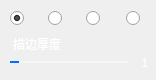
   <widget class="QWidget" name="shapeWindow">
    <property name="minimumSize">
     <size>
      <width>156</width>
      <height>80</height>
     </size>
    </property>
    <property name="maximumSize">
     <size>
      <width>156</width>
      <height>80</height>
     </size>
    </property>
    <property name="windowTitle">
     <string>ShapeWindow</string>
    </property>
    <property name="styleSheet">
     <string notr="true">#shapeWindow{
	background-color: #55000000;
}</string>
    </property>
    <layout class="QVBoxLayout" name="verticalLayout_2">
     <property name="spacing">
      <number>0</number>
     </property>
     <property name="leftMargin">
      <number>0</number>
     </property>
     <property name="topMargin">
      <number>0</number>
     </property>
     <property name="rightMargin">
      <number>0</number>
     </property>
     <property name="bottomMargin">
      <number>0</number>
     </property>
     <item>
      <widget class="QWidget" name="widgetShape" native="true">
       <layout class="QHBoxLayout" name="horizontalLayout_4">
        <property name="spacing">
         <number>18</number>
        </property>
        <property name="leftMargin">
         <number>10</number>
        </property>
        <property name="topMargin">
         <number>10</number>
        </property>
        <property name="rightMargin">
         <number>10</number>
        </property>
        <property name="bottomMargin">
         <number>7</number>
        </property>
        <item>
         <widget class="QRadioButton" name="rdoShapeEmptyRect">
          <property name="minimumSize">
           <size>
            <width>20</width>
            <height>16</height>
           </size>
          </property>
          <property name="maximumSize">
           <size>
            <width>20</width>
            <height>16</height>
           </size>
          </property>
          <property name="styleSheet">
           <string notr="true">QRadioButton::indicator {
    width: 20px;
    height: 16px;
	image: url(:/tools/tools/rect-normal.png);
}

QRadioButton::indicator:checked {
	image: url(:/tools/tools/rect-press.png);
}</string>
          </property>
          <property name="text">
           <string/>
          </property>
          <property name="checked">
           <bool>true</bool>
          </property>
         </widget>
        </item>
        <item>
         <widget class="QRadioButton" name="rdoShapeFullRect">
          <property name="minimumSize">
           <size>
            <width>20</width>
            <height>16</height>
           </size>
          </property>
          <property name="maximumSize">
           <size>
            <width>20</width>
            <height>16</height>
           </size>
          </property>
          <property name="styleSheet">
           <string notr="true">QRadioButton::indicator {
    width: 20px;
    height: 16px;
	image: url(:/tools/tools/rect-fill-normal.png);
}

QRadioButton::indicator:checked {
	image: url(:/tools/tools/rect-fill-press.png);
}</string>
          </property>
          <property name="text">
           <string/>
          </property>
         </widget>
        </item>
        <item>
         <widget class="QRadioButton" name="rdoShapeEmptyEllipse">
          <property name="minimumSize">
           <size>
            <width>22</width>
            <height>16</height>
           </size>
          </property>
          <property name="maximumSize">
           <size>
            <width>22</width>
            <height>16</height>
           </size>
          </property>
          <property name="styleSheet">
           <string notr="true">QRadioButton::indicator {
    width: 22px;
    height: 16px;
	image: url(:/tools/tools/ellipse-normal.png);
}

QRadioButton::indicator:checked {
	image: url(:/tools/tools/ellipse-press.png);
}</string>
          </property>
          <property name="text">
           <string/>
          </property>
         </widget>
        </item>
        <item>
         <widget class="QRadioButton" name="rdoShapeFullEllipse">
          <property name="minimumSize">
           <size>
            <width>20</width>
            <height>16</height>
           </size>
          </property>
          <property name="maximumSize">
           <size>
            <width>20</width>
            <height>16</height>
           </size>
          </property>
          <property name="styleSheet">
           <string notr="true">QRadioButton::indicator {
    width: 20px;
    height: 16px;
	image: url(:/tools/tools/ellipse-fill-normal.png);
}

QRadioButton::indicator:checked {
	image: url(:/tools/tools/ellipse-fill-press.png);
}</string>
          </property>
          <property name="text">
           <string/>
          </property>
         </widget>
        </item>
       </layout>
      </widget>
     </item>
     <item>
      <widget class="QLabel" name="labelBorderSize">
       <property name="styleSheet">
        <string notr="true">font: 10pt &quot;Microsoft YaHei&quot;;
color: #ffffff;
margin: 2px 0px 2px 10px;</string>
       </property>
       <property name="text">
        <string>描边厚度</string>
       </property>
      </widget>
     </item>
     <item>
      <widget class="QWidget" name="widgetBorderSize" native="true">
       <layout class="QHBoxLayout" name="horizontalLayout_5">
        <property name="spacing">
         <number>0</number>
        </property>
        <property name="leftMargin">
         <number>10</number>
        </property>
        <property name="topMargin">
         <number>0</number>
        </property>
        <property name="rightMargin">
         <number>8</number>
        </property>
        <property name="bottomMargin">
         <number>10</number>
        </property>
        <item>
         <widget class="QSlider" name="sliderShapeThin">
          <property name="styleSheet">
           <string notr="true">QSlider::groove:horizontal {
    height: 2px;
    border-radius:1px;
	background: transparent;
}

QSlider::sub-page:horizontal {
	background-color: #ff006eff;
}

QSlider::add-page:horizontal {
    background-color: #66ffffff;
}

QSlider::handle:horizontal {
	width: 17px;
    height: 16px;
	margin: -8px 0px -8px 0px;
	border-radius:8px;
	background: qradialgradient(spread:pad, cx:0.5, cy:0.5, radius:0.5, fx:0.5, fy:0.5,   
    stop:0.45 #ff006eff, stop:0.55 #ffffff);
}</string>
          </property>
          <property name="minimum">
           <number>1</number>
          </property>
          <property name="maximum">
           <number>10</number>
          </property>
          <property name="value">
           <number>1</number>
          </property>
          <property name="orientation">
           <enum>Qt::Horizontal</enum>
          </property>
         </widget>
        </item>
        <item>
         <widget class="QLabel" name="labelThinValue">
          <property name="minimumSize">
           <size>
            <width>20</width>
            <height>0</height>
           </size>
          </property>
          <property name="maximumSize">
           <size>
            <width>20</width>
            <height>16777215</height>
           </size>
          </property>
          <property name="styleSheet">
           <string notr="true">color: rgb(255, 255, 255);
font: 10pt &quot;Microsoft YaHei&quot;;</string>
          </property>
          <property name="text">
           <string>1</string>
          </property>
          <property name="alignment">
           <set>Qt::AlignRight|Qt::AlignTrailing|Qt::AlignVCenter</set>
          </property>
         </widget>
        </item>
       </layout>
      </widget>
     </item>
    </layout>
   </widget>
